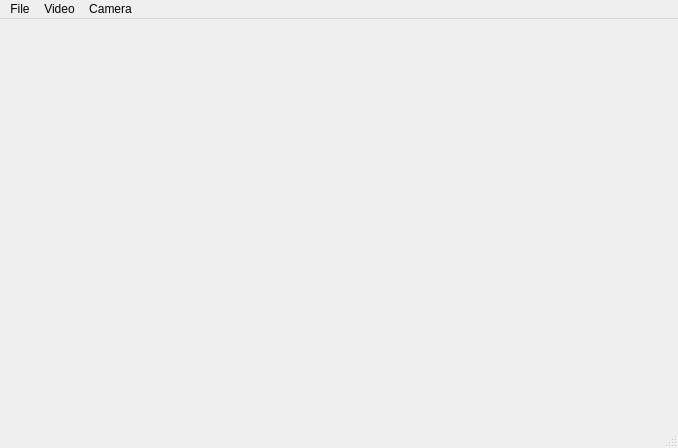
<?xml version="1.0" encoding="UTF-8"?>
<ui version="4.0">
 <class>MainWindow</class>
 <widget class="QMainWindow" name="MainWindow">
  <property name="geometry">
   <rect>
    <x>0</x>
    <y>0</y>
    <width>678</width>
    <height>448</height>
   </rect>
  </property>
  <property name="windowTitle">
   <string>MainWindow</string>
  </property>
  <widget class="QWidget" name="centralWidget"/>
  <widget class="QMenuBar" name="menuBar">
   <property name="geometry">
    <rect>
     <x>0</x>
     <y>0</y>
     <width>678</width>
     <height>25</height>
    </rect>
   </property>
   <widget class="QMenu" name="menuFile">
    <property name="title">
     <string>File</string>
    </property>
    <widget class="QMenu" name="menuOpenController">
     <property name="title">
      <string>Open Controller</string>
     </property>
     <addaction name="actionDummyController"/>
     <addaction name="actionSerialController"/>
    </widget>
    <widget class="QMenu" name="menuOpenCamera">
     <property name="title">
      <string>Open Camera</string>
     </property>
     <addaction name="actionNo_Cameras_Found"/>
    </widget>
    <addaction name="separator"/>
    <addaction name="menuOpenCamera"/>
    <addaction name="menuOpenController"/>
    <addaction name="actionQuit"/>
    <addaction name="separator"/>
   </widget>
   <widget class="QMenu" name="menuVideo">
    <property name="title">
     <string>Video</string>
    </property>
    <addaction name="actionOpenVideoFile"/>
    <addaction name="actionRecord"/>
    <addaction name="actionStop"/>
    <addaction name="separator"/>
    <addaction name="actionConfigure"/>
   </widget>
   <widget class="QMenu" name="menuCamera">
    <property name="title">
     <string>Camera</string>
    </property>
   </widget>
   <addaction name="menuFile"/>
   <addaction name="menuVideo"/>
   <addaction name="menuCamera"/>
  </widget>
  <widget class="QStatusBar" name="statusBar"/>
  <action name="actionDisplay">
   <property name="text">
    <string>Display</string>
   </property>
  </action>
  <action name="actionRecord">
   <property name="enabled">
    <bool>false</bool>
   </property>
   <property name="text">
    <string>Record</string>
   </property>
  </action>
  <action name="actionStop">
   <property name="enabled">
    <bool>false</bool>
   </property>
   <property name="text">
    <string>Stop</string>
   </property>
  </action>
  <action name="actionConfigure">
   <property name="text">
    <string>Configure</string>
   </property>
  </action>
  <action name="actionQuit">
   <property name="text">
    <string>Quit</string>
   </property>
   <property name="shortcut">
    <string>Ctrl+Q</string>
   </property>
  </action>
  <action name="actionOpenVideoFile">
   <property name="text">
    <string>Open</string>
   </property>
  </action>
  <action name="actionFakeVideo">
   <property name="text">
    <string>Fake Video</string>
   </property>
  </action>
  <action name="actionTimedCapture">
   <property name="text">
    <string>TimedCapture</string>
   </property>
  </action>
  <action name="actionNo_Cameras_Found">
   <property name="enabled">
    <bool>false</bool>
   </property>
   <property name="text">
    <string>No Cameras Found</string>
   </property>
   <property name="font">
    <font>
     <italic>true</italic>
    </font>
   </property>
  </action>
  <action name="actionDummyController">
   <property name="text">
    <string>Dummy Controller</string>
   </property>
  </action>
  <action name="actionSerialController">
   <property name="enabled">
    <bool>false</bool>
   </property>
   <property name="text">
    <string>Serial Controller</string>
   </property>
  </action>
 </widget>
 <layoutdefault spacing="6" margin="11"/>
 <resources/>
 <connections>
  <connection>
   <sender>actionQuit</sender>
   <signal>triggered()</signal>
   <receiver>MainWindow</receiver>
   <slot>close()</slot>
   <hints>
    <hint type="sourcelabel">
     <x>-1</x>
     <y>-1</y>
    </hint>
    <hint type="destinationlabel">
     <x>338</x>
     <y>223</y>
    </hint>
   </hints>
  </connection>
 </connections>
</ui>
